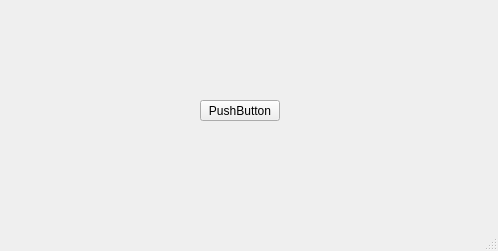
<?xml version="1.0" encoding="UTF-8"?>
<ui version="4.0">
 <class>GameWindow</class>
 <widget class="QMainWindow" name="GameWindow">
  <property name="geometry">
   <rect>
    <x>0</x>
    <y>0</y>
    <width>498</width>
    <height>251</height>
   </rect>
  </property>
  <property name="windowTitle">
   <string>MainWindow</string>
  </property>
  <widget class="QWidget" name="centralwidget">
   <widget class="QPushButton" name="pushButton">
    <property name="geometry">
     <rect>
      <x>200</x>
      <y>100</y>
      <width>80</width>
      <height>21</height>
     </rect>
    </property>
    <property name="text">
     <string>PushButton</string>
    </property>
   </widget>
  </widget>
  <widget class="QMenuBar" name="menubar">
   <property name="geometry">
    <rect>
     <x>0</x>
     <y>0</y>
     <width>498</width>
     <height>20</height>
    </rect>
   </property>
  </widget>
  <widget class="QStatusBar" name="statusbar"/>
 </widget>
 <resources/>
 <connections/>
</ui>
